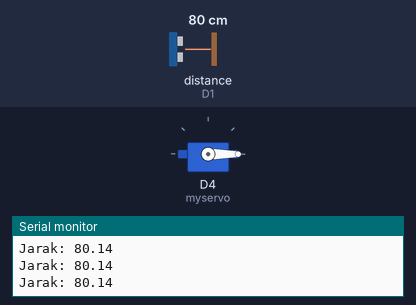
Recording of a sketch running on a simulated ESP8266 (NodeMCU). Shown: servo, the last lines printed to the serial monitor. Wiring (inferred from the names in the program): ultrasonic range finder: trigger D2; echo D1. The test bench sets the inputs (shaded band); at power-on: distance to the obstacle (sensor on D1) 80 cm. The echo pulse lasts 58.3 µs per cm; WiFi joins after 1.5 s; servers stay silent unless stated.

Above: at 3.0 s.
3.1 s: distance to the obstacle (sensor on D1) set to 11 cm
4.6 s: distance to the obstacle (sensor on D1) set to 8 cm
At 5.8 s:
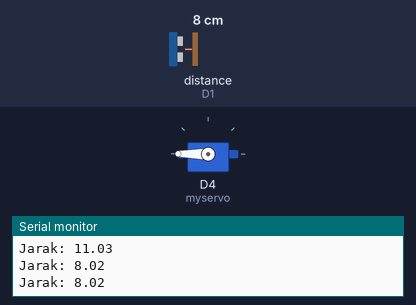
9.3 s: distance to the obstacle (sensor on D1) set to 2 cm
Timing chart, 0 to 11.8 s (numbered marks = the images above; inputs shaded):
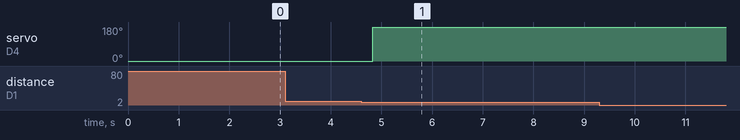

The sketch:

code.ino
```cpp
#include <Servo.h>
#include <BlynkSimpleEsp8266.h>

char auth[] = "-joxYmkPWfqwL45-QYFWIACxi7x6P7_F";  // Ganti dengan Auth Token dari aplikasi Blynk
char ssid[] = "2chan";        // Ganti dengan SSID Wi-Fi kamu
char pass[] = "12345677";     // Ganti dengan password Wi-Fi kamu

#define pinecho1 D1
#define pintriger1 D2
Servo myservo;

bool blynkControl = false;  // Untuk menyimpan status kontrol dari Blynk
bool objectDetected = false;  // Menyimpan status deteksi objek
unsigned long lastDetectionTime = 0;  // Waktu terakhir objek tidak terdeteksi

float read_srf(int pintriger, int pinecho) {
  long durasi;
  digitalWrite(pintriger, LOW);
  delayMicroseconds(2);
  digitalWrite(pintriger, HIGH);
  delayMicroseconds(10);
  digitalWrite(pintriger, LOW);
  delayMicroseconds(2);
  durasi = pulseIn(pinecho, HIGH);
  return durasi / 58.2;  // Tidak perlu deklarasi ulang variabel jarak
}

void setup() {
  // Setup Blynk
  Blynk.begin(auth, ssid, pass);

  // Setup sensor ultrasonik dan servo
  Serial.begin(9600);
  pinMode(pintriger1, OUTPUT);
  pinMode(pinecho1, INPUT);

  myservo.attach(D4);
  myservo.write(0);  // Servo awal pada posisi 0 derajat

  Serial.println("Sistem Siap");
}

// Fungsi untuk mengontrol servo dari Blynk
BLYNK_WRITE(V1) {
  int pinValue = param.asInt();  // Nilai dari widget switch Blynk (0-1)

  if (pinValue == 1) {
    blynkControl = true;         // Aktifkan kontrol Blynk
    myservo.write(180);          // Servo bergerak 180 derajat
  } else {
    blynkControl = false;        // Matikan kontrol Blynk
    myservo.write(0);            // Servo kembali ke posisi 0 derajat
  }
}

void loop() {
  Blynk.run();  // Jalankan Blynk

  // Jika kontrol Blynk tidak aktif, kontrol dengan sensor ultrasonik
  if (!blynkControl) {
    float jarak = read_srf(pintriger1, pinecho1);

    // Tampilkan jarak pada Serial Monitor
    Serial.print("Jarak: ");
    Serial.println(jarak);

    // Jika jarak kurang dari 10 cm, servo tetap di posisi 180 derajat
    if (jarak < 10) {
      myservo.write(180);        // Servo bergerak 180 derajat
      objectDetected = true;     // Tandai bahwa objek terdeteksi
    } else {
      if (objectDetected) {
        // Jika objek baru saja tidak terdeteksi, mulai hitung mundur 3 detik
        lastDetectionTime = millis();
        objectDetected = false;  // Objek tidak terdeteksi lagi
      }

      // Tunggu selama 3 detik setelah objek tidak terdeteksi sebelum servo turun
      if (millis() - lastDetectionTime > 3000) {
        myservo.write(0);  // Servo kembali ke posisi 0 derajat setelah 3 detik
      }
    }
  }

  delay(500);  // Penundaan untuk pembacaan sensor
}
```

Measured:
- the behaviour switches between 10 and 9 cm on distance to the obstacle (sensor on D1) (found by bisection; images 0 and 1)
- after the input at 4.6 s, servo on D4 (myservo): 0° → 180° after 0.23 s
